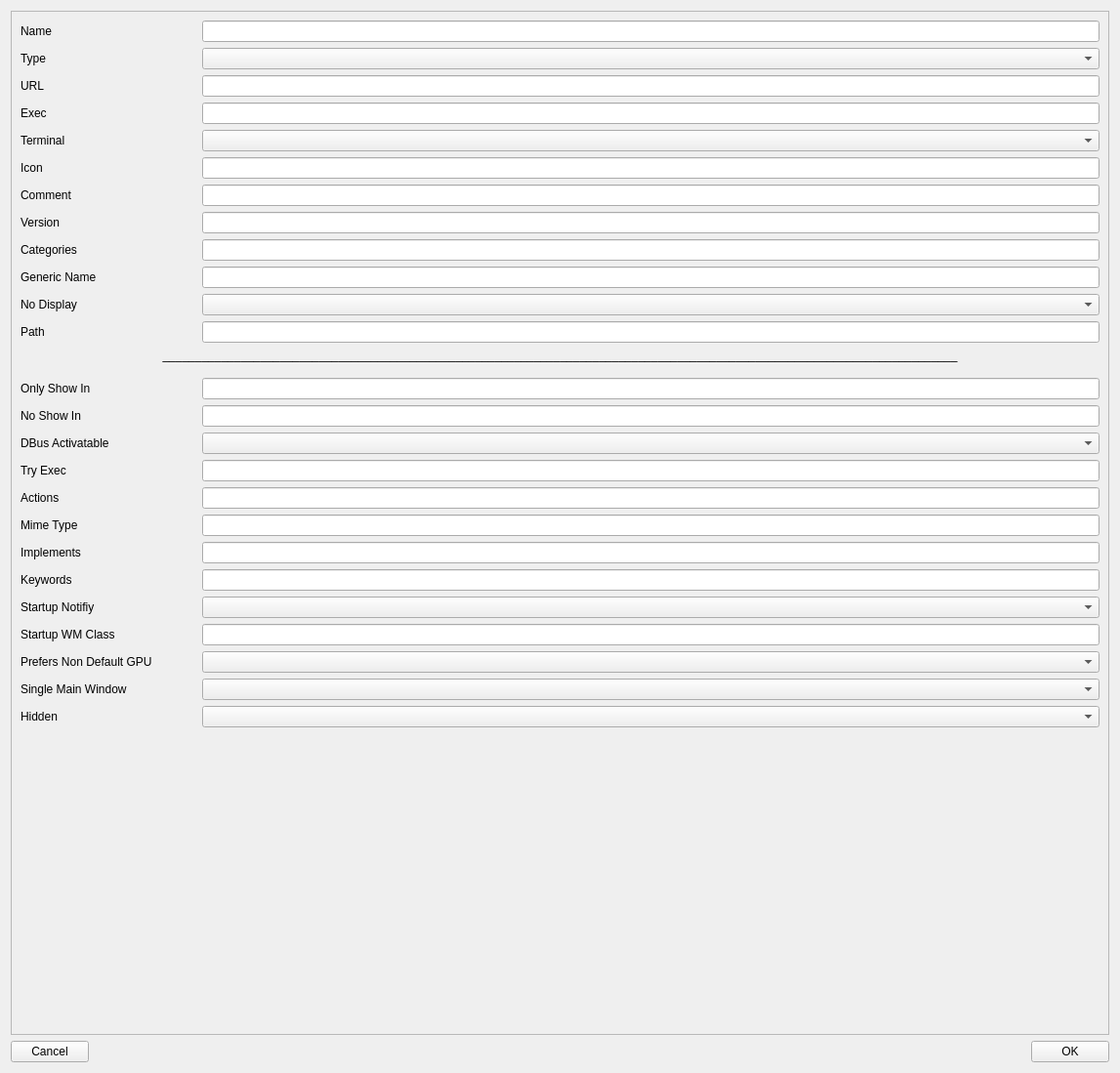
<?xml version="1.0" encoding="UTF-8"?>
<ui version="4.0">
 <class>dif_editor</class>
 <widget class="QWidget" name="dif_editor">
  <property name="geometry">
   <rect>
    <x>0</x>
    <y>0</y>
    <width>1147</width>
    <height>1099</height>
   </rect>
  </property>
  <property name="windowTitle">
   <string>Desktop Icon File Editor</string>
  </property>
  <layout class="QVBoxLayout" name="verticalLayout">
   <item>
    <widget class="QScrollArea" name="scrollArea">
     <property name="widgetResizable">
      <bool>true</bool>
     </property>
     <widget class="QWidget" name="scrollAreaWidgetContents">
      <property name="geometry">
       <rect>
        <x>0</x>
        <y>0</y>
        <width>1127</width>
        <height>1046</height>
       </rect>
      </property>
      <layout class="QVBoxLayout" name="verticalLayout_2">
       <item>
        <layout class="QHBoxLayout" name="horizontalLayout_2">
         <item>
          <widget class="QLabel" name="label">
           <property name="minimumSize">
            <size>
             <width>180</width>
             <height>0</height>
            </size>
           </property>
           <property name="text">
            <string>Name</string>
           </property>
          </widget>
         </item>
         <item>
          <widget class="QLineEdit" name="le_name"/>
         </item>
        </layout>
       </item>
       <item>
        <layout class="QHBoxLayout" name="horizontalLayout_3">
         <item>
          <widget class="QLabel" name="label_3">
           <property name="minimumSize">
            <size>
             <width>180</width>
             <height>0</height>
            </size>
           </property>
           <property name="text">
            <string>Type</string>
           </property>
          </widget>
         </item>
         <item>
          <widget class="QComboBox" name="cb_type">
           <property name="sizePolicy">
            <sizepolicy hsizetype="Expanding" vsizetype="Fixed">
             <horstretch>0</horstretch>
             <verstretch>0</verstretch>
            </sizepolicy>
           </property>
          </widget>
         </item>
        </layout>
       </item>
       <item>
        <widget class="QWidget" name="widget_url" native="true">
         <layout class="QHBoxLayout" name="horizontalLayout_24">
          <property name="leftMargin">
           <number>0</number>
          </property>
          <property name="topMargin">
           <number>0</number>
          </property>
          <property name="rightMargin">
           <number>0</number>
          </property>
          <property name="bottomMargin">
           <number>0</number>
          </property>
          <item>
           <widget class="QLabel" name="label_23">
            <property name="minimumSize">
             <size>
              <width>180</width>
              <height>0</height>
             </size>
            </property>
            <property name="text">
             <string>URL</string>
            </property>
           </widget>
          </item>
          <item>
           <widget class="QLineEdit" name="le_url"/>
          </item>
         </layout>
        </widget>
       </item>
       <item>
        <widget class="QWidget" name="widget_exec" native="true">
         <layout class="QHBoxLayout" name="horizontalLayout_4">
          <property name="leftMargin">
           <number>0</number>
          </property>
          <property name="topMargin">
           <number>0</number>
          </property>
          <property name="rightMargin">
           <number>0</number>
          </property>
          <property name="bottomMargin">
           <number>0</number>
          </property>
          <item>
           <widget class="QLabel" name="label_2">
            <property name="minimumSize">
             <size>
              <width>180</width>
              <height>0</height>
             </size>
            </property>
            <property name="text">
             <string>Exec</string>
            </property>
           </widget>
          </item>
          <item>
           <widget class="QLineEdit" name="le_exec"/>
          </item>
         </layout>
        </widget>
       </item>
       <item>
        <widget class="QWidget" name="widget_terminal" native="true">
         <layout class="QHBoxLayout" name="horizontalLayout_5">
          <property name="leftMargin">
           <number>0</number>
          </property>
          <property name="topMargin">
           <number>0</number>
          </property>
          <property name="rightMargin">
           <number>0</number>
          </property>
          <property name="bottomMargin">
           <number>0</number>
          </property>
          <item>
           <widget class="QLabel" name="label_4">
            <property name="minimumSize">
             <size>
              <width>180</width>
              <height>0</height>
             </size>
            </property>
            <property name="text">
             <string>Terminal</string>
            </property>
           </widget>
          </item>
          <item>
           <widget class="QComboBox" name="cb_terminal">
            <property name="sizePolicy">
             <sizepolicy hsizetype="Expanding" vsizetype="Fixed">
              <horstretch>0</horstretch>
              <verstretch>0</verstretch>
             </sizepolicy>
            </property>
           </widget>
          </item>
         </layout>
        </widget>
       </item>
       <item>
        <layout class="QHBoxLayout" name="horizontalLayout_6">
         <property name="topMargin">
          <number>0</number>
         </property>
         <item>
          <widget class="QLabel" name="label_5">
           <property name="minimumSize">
            <size>
             <width>180</width>
             <height>0</height>
            </size>
           </property>
           <property name="text">
            <string>Icon</string>
           </property>
          </widget>
         </item>
         <item>
          <widget class="QLineEdit" name="le_icon"/>
         </item>
        </layout>
       </item>
       <item>
        <layout class="QHBoxLayout" name="horizontalLayout_7">
         <property name="topMargin">
          <number>0</number>
         </property>
         <item>
          <widget class="QLabel" name="label_6">
           <property name="minimumSize">
            <size>
             <width>180</width>
             <height>0</height>
            </size>
           </property>
           <property name="text">
            <string>Comment</string>
           </property>
          </widget>
         </item>
         <item>
          <widget class="QLineEdit" name="le_comment"/>
         </item>
        </layout>
       </item>
       <item>
        <layout class="QHBoxLayout" name="horizontalLayout_9">
         <property name="topMargin">
          <number>0</number>
         </property>
         <item>
          <widget class="QLabel" name="label_8">
           <property name="minimumSize">
            <size>
             <width>180</width>
             <height>0</height>
            </size>
           </property>
           <property name="text">
            <string>Version</string>
           </property>
          </widget>
         </item>
         <item>
          <widget class="QLineEdit" name="le_version"/>
         </item>
        </layout>
       </item>
       <item>
        <widget class="QWidget" name="widget_categories" native="true">
         <layout class="QHBoxLayout" name="horizontalLayout_8">
          <property name="leftMargin">
           <number>0</number>
          </property>
          <property name="topMargin">
           <number>0</number>
          </property>
          <property name="rightMargin">
           <number>0</number>
          </property>
          <property name="bottomMargin">
           <number>0</number>
          </property>
          <item>
           <widget class="QLabel" name="label_7">
            <property name="minimumSize">
             <size>
              <width>180</width>
              <height>0</height>
             </size>
            </property>
            <property name="text">
             <string>Categories</string>
            </property>
           </widget>
          </item>
          <item>
           <widget class="QLineEdit" name="le_categories"/>
          </item>
         </layout>
        </widget>
       </item>
       <item>
        <layout class="QHBoxLayout" name="horizontalLayout_10">
         <property name="topMargin">
          <number>0</number>
         </property>
         <item>
          <widget class="QLabel" name="label_9">
           <property name="minimumSize">
            <size>
             <width>180</width>
             <height>0</height>
            </size>
           </property>
           <property name="text">
            <string>Generic Name</string>
           </property>
          </widget>
         </item>
         <item>
          <widget class="QLineEdit" name="le_generic_name"/>
         </item>
        </layout>
       </item>
       <item>
        <layout class="QHBoxLayout" name="horizontalLayout_11">
         <item>
          <widget class="QLabel" name="label_10">
           <property name="minimumSize">
            <size>
             <width>180</width>
             <height>0</height>
            </size>
           </property>
           <property name="text">
            <string>No Display</string>
           </property>
          </widget>
         </item>
         <item>
          <widget class="QComboBox" name="cb_no_display">
           <property name="sizePolicy">
            <sizepolicy hsizetype="Expanding" vsizetype="Fixed">
             <horstretch>0</horstretch>
             <verstretch>0</verstretch>
            </sizepolicy>
           </property>
          </widget>
         </item>
        </layout>
       </item>
       <item>
        <widget class="QWidget" name="widget_path" native="true">
         <layout class="QHBoxLayout" name="horizontalLayout_17">
          <property name="leftMargin">
           <number>0</number>
          </property>
          <property name="topMargin">
           <number>0</number>
          </property>
          <property name="rightMargin">
           <number>0</number>
          </property>
          <property name="bottomMargin">
           <number>0</number>
          </property>
          <item>
           <widget class="QLabel" name="label_16">
            <property name="minimumSize">
             <size>
              <width>180</width>
              <height>0</height>
             </size>
            </property>
            <property name="text">
             <string>Path</string>
            </property>
           </widget>
          </item>
          <item>
           <widget class="QLineEdit" name="le_path"/>
          </item>
         </layout>
        </widget>
       </item>
       <item>
        <layout class="QHBoxLayout" name="layout_">
         <property name="bottomMargin">
          <number>10</number>
         </property>
         <item>
          <widget class="QLabel" name="label_26">
           <property name="text">
            <string>__________________________________________________________________________________________________________________________</string>
           </property>
           <property name="alignment">
            <set>Qt::AlignCenter</set>
           </property>
          </widget>
         </item>
        </layout>
       </item>
       <item>
        <layout class="QHBoxLayout" name="horizontalLayout_13">
         <item>
          <widget class="QLabel" name="label_12">
           <property name="minimumSize">
            <size>
             <width>180</width>
             <height>0</height>
            </size>
           </property>
           <property name="text">
            <string>Only Show In</string>
           </property>
          </widget>
         </item>
         <item>
          <widget class="QLineEdit" name="lineEdit_3"/>
         </item>
        </layout>
       </item>
       <item>
        <layout class="QHBoxLayout" name="horizontalLayout_14">
         <item>
          <widget class="QLabel" name="label_13">
           <property name="minimumSize">
            <size>
             <width>180</width>
             <height>0</height>
            </size>
           </property>
           <property name="text">
            <string>No Show In</string>
           </property>
          </widget>
         </item>
         <item>
          <widget class="QLineEdit" name="lineEdit_4"/>
         </item>
        </layout>
       </item>
       <item>
        <layout class="QHBoxLayout" name="horizontalLayout_15">
         <item>
          <widget class="QLabel" name="label_14">
           <property name="minimumSize">
            <size>
             <width>180</width>
             <height>0</height>
            </size>
           </property>
           <property name="text">
            <string>DBus Activatable</string>
           </property>
          </widget>
         </item>
         <item>
          <widget class="QComboBox" name="cb_dbus_activatable">
           <property name="sizePolicy">
            <sizepolicy hsizetype="Expanding" vsizetype="Fixed">
             <horstretch>0</horstretch>
             <verstretch>0</verstretch>
            </sizepolicy>
           </property>
          </widget>
         </item>
        </layout>
       </item>
       <item>
        <widget class="QWidget" name="widget_try_exec" native="true">
         <layout class="QHBoxLayout" name="horizontalLayout_16">
          <property name="leftMargin">
           <number>0</number>
          </property>
          <property name="topMargin">
           <number>0</number>
          </property>
          <property name="rightMargin">
           <number>0</number>
          </property>
          <property name="bottomMargin">
           <number>0</number>
          </property>
          <item>
           <widget class="QLabel" name="label_15">
            <property name="minimumSize">
             <size>
              <width>180</width>
              <height>0</height>
             </size>
            </property>
            <property name="text">
             <string>Try Exec</string>
            </property>
           </widget>
          </item>
          <item>
           <widget class="QLineEdit" name="le_try_exec"/>
          </item>
         </layout>
        </widget>
       </item>
       <item>
        <widget class="QWidget" name="widget_actions" native="true">
         <layout class="QHBoxLayout" name="horizontalLayout_18">
          <property name="leftMargin">
           <number>0</number>
          </property>
          <property name="topMargin">
           <number>0</number>
          </property>
          <property name="rightMargin">
           <number>0</number>
          </property>
          <property name="bottomMargin">
           <number>0</number>
          </property>
          <item>
           <widget class="QLabel" name="label_17">
            <property name="minimumSize">
             <size>
              <width>180</width>
              <height>0</height>
             </size>
            </property>
            <property name="text">
             <string>Actions</string>
            </property>
           </widget>
          </item>
          <item>
           <widget class="QLineEdit" name="lineEdit_8"/>
          </item>
         </layout>
        </widget>
       </item>
       <item>
        <widget class="QWidget" name="widget_mime_type" native="true">
         <layout class="QHBoxLayout" name="horizontalLayout_19">
          <property name="leftMargin">
           <number>0</number>
          </property>
          <property name="topMargin">
           <number>0</number>
          </property>
          <property name="rightMargin">
           <number>0</number>
          </property>
          <property name="bottomMargin">
           <number>0</number>
          </property>
          <item>
           <widget class="QLabel" name="label_18">
            <property name="minimumSize">
             <size>
              <width>180</width>
              <height>0</height>
             </size>
            </property>
            <property name="text">
             <string>Mime Type</string>
            </property>
           </widget>
          </item>
          <item>
           <widget class="QLineEdit" name="lineEdit_9"/>
          </item>
         </layout>
        </widget>
       </item>
       <item>
        <layout class="QHBoxLayout" name="horizontalLayout_20">
         <item>
          <widget class="QLabel" name="label_19">
           <property name="minimumSize">
            <size>
             <width>180</width>
             <height>0</height>
            </size>
           </property>
           <property name="text">
            <string>Implements</string>
           </property>
          </widget>
         </item>
         <item>
          <widget class="QLineEdit" name="lineEdit_10"/>
         </item>
        </layout>
       </item>
       <item>
        <widget class="QWidget" name="widget_keywords" native="true">
         <layout class="QHBoxLayout" name="horizontalLayout_21">
          <property name="leftMargin">
           <number>0</number>
          </property>
          <property name="topMargin">
           <number>0</number>
          </property>
          <property name="rightMargin">
           <number>0</number>
          </property>
          <property name="bottomMargin">
           <number>0</number>
          </property>
          <item>
           <widget class="QLabel" name="label_20">
            <property name="minimumSize">
             <size>
              <width>180</width>
              <height>0</height>
             </size>
            </property>
            <property name="text">
             <string>Keywords</string>
            </property>
           </widget>
          </item>
          <item>
           <widget class="QLineEdit" name="lineEdit_11"/>
          </item>
         </layout>
        </widget>
       </item>
       <item>
        <widget class="QWidget" name="widget_startup_notify" native="true">
         <layout class="QHBoxLayout" name="horizontalLayout_22">
          <property name="leftMargin">
           <number>0</number>
          </property>
          <property name="topMargin">
           <number>0</number>
          </property>
          <property name="rightMargin">
           <number>0</number>
          </property>
          <property name="bottomMargin">
           <number>0</number>
          </property>
          <item>
           <widget class="QLabel" name="label_21">
            <property name="minimumSize">
             <size>
              <width>180</width>
              <height>0</height>
             </size>
            </property>
            <property name="text">
             <string>Startup Notifiy</string>
            </property>
           </widget>
          </item>
          <item>
           <widget class="QComboBox" name="cb_startup_notify">
            <property name="sizePolicy">
             <sizepolicy hsizetype="Expanding" vsizetype="Fixed">
              <horstretch>0</horstretch>
              <verstretch>0</verstretch>
             </sizepolicy>
            </property>
           </widget>
          </item>
         </layout>
        </widget>
       </item>
       <item>
        <widget class="QWidget" name="widget_startup_wm_class" native="true">
         <layout class="QHBoxLayout" name="horizontalLayout_23">
          <property name="leftMargin">
           <number>0</number>
          </property>
          <property name="topMargin">
           <number>0</number>
          </property>
          <property name="rightMargin">
           <number>0</number>
          </property>
          <property name="bottomMargin">
           <number>0</number>
          </property>
          <item>
           <widget class="QLabel" name="label_22">
            <property name="minimumSize">
             <size>
              <width>180</width>
              <height>0</height>
             </size>
            </property>
            <property name="text">
             <string>Startup WM Class</string>
            </property>
           </widget>
          </item>
          <item>
           <widget class="QLineEdit" name="lineEdit_13"/>
          </item>
         </layout>
        </widget>
       </item>
       <item>
        <widget class="QWidget" name="widget_prefers_non_default_gpu" native="true">
         <layout class="QHBoxLayout" name="horizontalLayout_26">
          <property name="leftMargin">
           <number>0</number>
          </property>
          <property name="topMargin">
           <number>0</number>
          </property>
          <property name="rightMargin">
           <number>0</number>
          </property>
          <property name="bottomMargin">
           <number>0</number>
          </property>
          <item>
           <widget class="QLabel" name="label_25">
            <property name="minimumSize">
             <size>
              <width>180</width>
              <height>0</height>
             </size>
            </property>
            <property name="text">
             <string>Prefers Non Default GPU</string>
            </property>
           </widget>
          </item>
          <item>
           <widget class="QComboBox" name="cb_prefers_non_default_gpu">
            <property name="sizePolicy">
             <sizepolicy hsizetype="Expanding" vsizetype="Fixed">
              <horstretch>0</horstretch>
              <verstretch>0</verstretch>
             </sizepolicy>
            </property>
           </widget>
          </item>
         </layout>
        </widget>
       </item>
       <item>
        <widget class="QWidget" name="widget_single_main_window" native="true">
         <layout class="QHBoxLayout" name="horizontalLayout_25">
          <property name="leftMargin">
           <number>0</number>
          </property>
          <property name="topMargin">
           <number>0</number>
          </property>
          <property name="rightMargin">
           <number>0</number>
          </property>
          <property name="bottomMargin">
           <number>0</number>
          </property>
          <item>
           <widget class="QLabel" name="label_24">
            <property name="minimumSize">
             <size>
              <width>180</width>
              <height>0</height>
             </size>
            </property>
            <property name="text">
             <string>Single Main Window</string>
            </property>
           </widget>
          </item>
          <item>
           <widget class="QComboBox" name="cb_single_main_window">
            <property name="sizePolicy">
             <sizepolicy hsizetype="Expanding" vsizetype="Fixed">
              <horstretch>0</horstretch>
              <verstretch>0</verstretch>
             </sizepolicy>
            </property>
           </widget>
          </item>
         </layout>
        </widget>
       </item>
       <item>
        <layout class="QHBoxLayout" name="horizontalLayout_12">
         <item>
          <widget class="QLabel" name="label_11">
           <property name="minimumSize">
            <size>
             <width>180</width>
             <height>0</height>
            </size>
           </property>
           <property name="text">
            <string>Hidden</string>
           </property>
          </widget>
         </item>
         <item>
          <widget class="QComboBox" name="cb_hidden">
           <property name="sizePolicy">
            <sizepolicy hsizetype="Expanding" vsizetype="Fixed">
             <horstretch>0</horstretch>
             <verstretch>0</verstretch>
            </sizepolicy>
           </property>
          </widget>
         </item>
        </layout>
       </item>
       <item>
        <spacer name="verticalSpacer_2">
         <property name="orientation">
          <enum>Qt::Vertical</enum>
         </property>
         <property name="sizeHint" stdset="0">
          <size>
           <width>20</width>
           <height>40</height>
          </size>
         </property>
        </spacer>
       </item>
      </layout>
     </widget>
    </widget>
   </item>
   <item>
    <layout class="QHBoxLayout" name="horizontalLayout">
     <item>
      <widget class="QPushButton" name="btn_cancel">
       <property name="text">
        <string>Cancel</string>
       </property>
      </widget>
     </item>
     <item>
      <spacer name="horizontalSpacer">
       <property name="orientation">
        <enum>Qt::Horizontal</enum>
       </property>
       <property name="sizeHint" stdset="0">
        <size>
         <width>40</width>
         <height>20</height>
        </size>
       </property>
      </spacer>
     </item>
     <item>
      <widget class="QPushButton" name="btn_ok">
       <property name="text">
        <string>OK</string>
       </property>
      </widget>
     </item>
    </layout>
   </item>
  </layout>
 </widget>
 <resources/>
 <connections/>
</ui>
